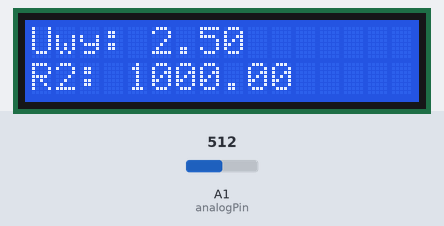
Bench run of a sketch on a simulated Arduino Uno, built with avr-gcc and run on an emulated ATmega328P. Parts: 16×2 character LCD. The test bench sets the inputs (shaded band); at power-on: A1 (analogPin) = 512.

Above: at 1.7 s.
1.8 s: A1 (analogPin) set to 716
At 3.5 s:
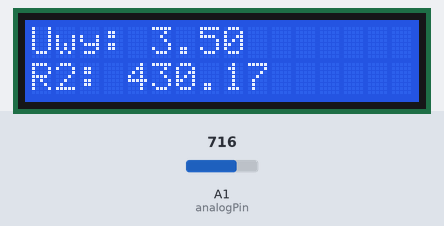
4.0 s: A1 (analogPin) set to 900
At 5.4 s:
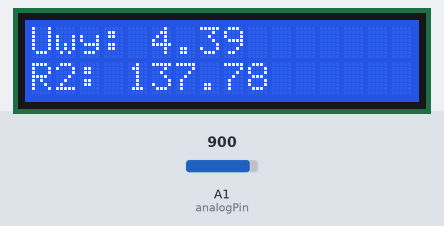
6.0 s: A1 (analogPin) set to 1023
At 7.4 s:
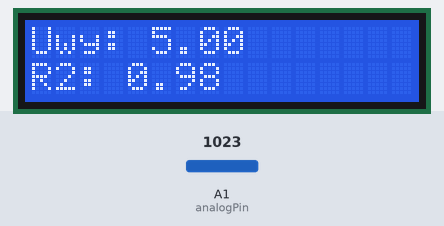
Timing chart, 0 to 9.0 s (numbered marks = the images above; inputs shaded):
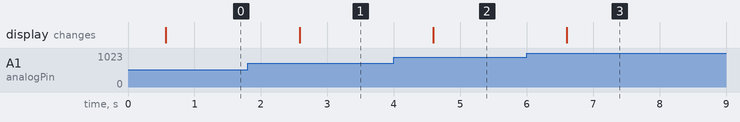

Measured:
- after the input at 1.8 s, the display: changes after 0.78 s (image 1)
- after the input at 4.0 s, the display: changes after 0.59 s (image 2)
- after the input at 6.0 s, the display: changes after 0.61 s (image 3)

The sketch:

ResistanceMeter.ino
```cpp
/* Adrian Wojciechowski
 *
 * Resistance meter
 * Based on the idea of voltage divider
 * Resistors connected in series between 5V and GND
 * Between resistors is connected a wire to A1 pin
 *
 * lcd 16x2 on AVT 1615
 */

#include <LiquidCrystal.h>

LiquidCrystal lcd(8, 9, 4, 5, 6, 7); //(Rs, E, D4, D5, D6, D7)

int analogPin= 1;      //Chosen analog pin
int r = 0;             //To save result from digitalRead(A0)
int Uwe = 5;           //5V for Arduino
float Uwy = 0;         //Needs to be calculated. Analog pin goes between both resistors
float R1 = 1000;       //Known resistor
float R2 = 0;          //Resistor to calculate
float temp = 0;        //temp variable used in calculations

void setup() {
  lcd.begin(16,2);  //Initialize screen size;
  lcd.print("Adrian");
  lcd.setCursor(0,1);
  lcd.print("Wojciechowski");
  delay(500);
}

void loop() {
  r = analogRead(analogPin);
  if(r)
  {
    temp = r * Uwe;
    Uwy = (temp)/1024.0;
    //Uwy = Uwe * R1/(R2+R1)
    //Uwy/Uwe = R1/(R2+R1)
    //R2+R1=R1*(Uwe/Uwy)
    //R2/R1+1=Uwe/Uwy
    temp = (Uwe/Uwy) -1;       //R2/R1 = Uwe/Uwy - 1
    R2 = R1 * temp;            //R2 = (Uwe/Uwy - 1) * R1
    lcd.clear();
    lcd.setCursor(0,0);
    lcd.print("Uwy: ");
    lcd.print(Uwy);
    lcd.setCursor(0,1);
    lcd.print("R2: ");
    lcd.print(R2);
    delay(1000);
  }
}
```
